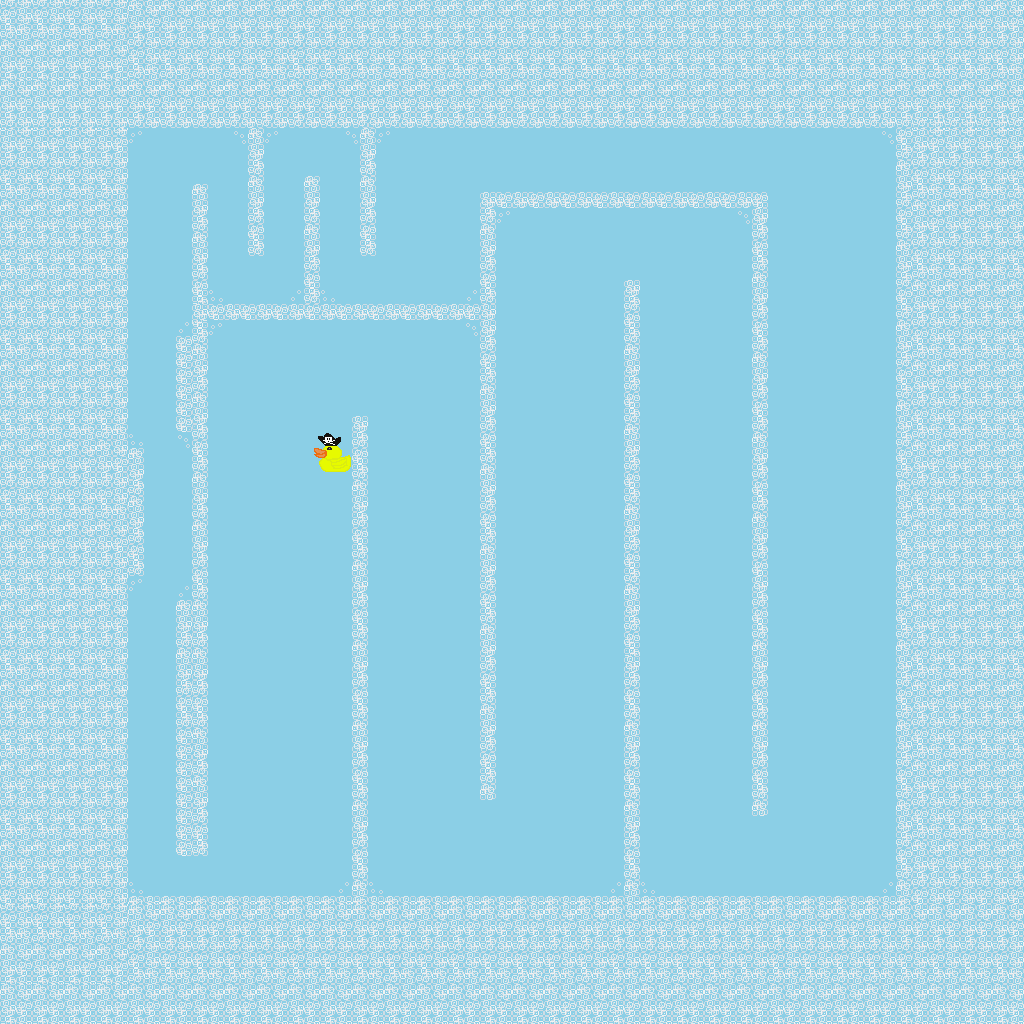

A level layout from a 2D game, rendered from its tile map. Below: a short description, then the map file with tile-grid data replaced by summaries:
An orthogonal 128x128 tile map with 8x8 px tiles, 3 tile layers (Track, objects, checkpoints).

<map version="1.5" tiledversion="1.7.2" orientation="orthogonal" renderorder="right-down" width="128" height="128" tilewidth="8" tileheight="8" infinite="0" nextlayerid="4" nextobjectid="1">
 <tileset firstgid="1" source="tile-sheet2.tsx" />
 <layer id="1" name="Track" width="128" height="128">
  <data>[16384 cells, 16384 non-empty, 19 distinct tile ids]</data>
 </layer>
 <layer id="8" name="objects" width="128" height="128">
  <data>[16384 cells, 8158 non-empty, 58 distinct tile ids]</data>
 </layer>
 <layer id="9" name="checkpoints" width="128" height="128">
  <data>[16384 cells, 0 non-empty, 0 distinct tile ids]</data>
 </layer>
</map>